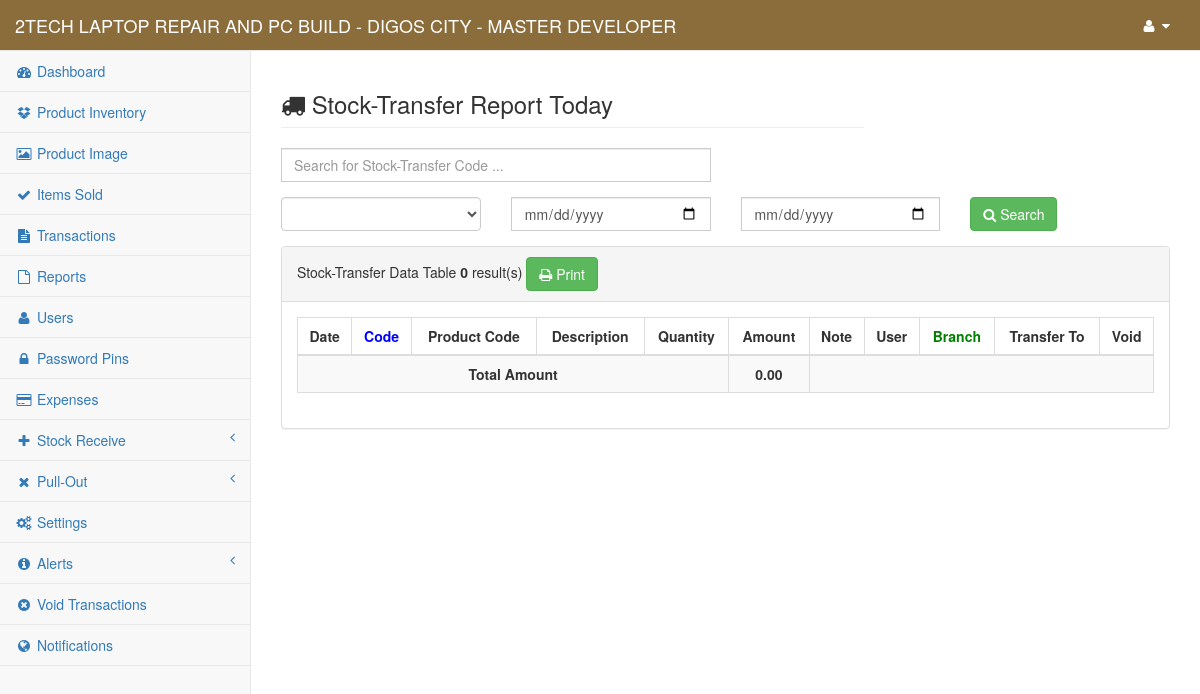
Screenshot of /content/admin/transfer_reports (signed in) with the database file from the repository.
### tables this page shows
CREATE TABLE `gy_my_project` (
  `gy_project` int(1) NOT NULL,
  `gy_project_name` text NOT NULL,
  `gy_project_address` text NOT NULL,
  `gy_system_title` text NOT NULL,
  `gy_year_origin` datetime NOT NULL
);

CREATE TABLE `gy_user` (
  `gy_user_id` int(10) NOT NULL,
  `gy_user_code` varchar(8) NOT NULL,
  `gy_full_name` varchar(255) NOT NULL,
  `gy_username` varchar(50) NOT NULL,
  `gy_password` varchar(100) NOT NULL,
  `gy_user_type` int(5) NOT NULL,
  `gy_user_status` int(1) NOT NULL,
  `gy_branch_id` int(11) NOT NULL
);

### conf/my_project.php (called while the page is built, shortened)
<?php
	include 'conn.php';
	$find_my_data=$link->query("SELECT * From `gy_my_project` Where `gy_project`='1'");
	$my_project_detail=$find_my_data->fetch_array();
	$my_project_name = $my_project_detail['gy_project_name'];
?>

### content/admin/session.php (called while the page is built, shortened)
<?php
    $user_id = $_SESSION['fus_user_id'];
    $identify_user=$link->query("Select * From `gy_user` Where `gy_user_id`='$user_id'");
    $row=$identify_user->fetch_array();
    $user_info = $row['gy_full_name'];
?>

### content/admin/transfer_reports.php (the view, shortened to what this page needs)
<?php
    include("../../conf/function.php");
    include("session.php");
    include("../../conf/my_project.php");
    $my_project_header_title = "Stock-Transfer Report Today";
    $date_now = date("Y-m-d");
    $my_query=$link->query("Select * From `gy_stock_transfer` Where date(`gy_transfer_date`)='$date_now' Order By `gy_transfer_date` DESC");
    $count_results=$my_query->num_rows;
?>
<!DOCTYPE html>
<html lang="en">
    <?php include 'head.php'; ?>
<body>
    <div id="wrapper">
        <?php include 'nav.php'; ?>
        <div id="page-wrapper">
            <div class="row">
                <div class="col-lg-8">
                    <h3 class="page-header"><i class="fa fa-truck"></i> <?php echo $my_project_header_title; ?></h3>
                </div>
                <div class="col-lg-4">
                </div>
            </div>
            <div class="row">
                <div class="col-md-12">
                    <div class="row">
                        <div class="col-md-6">
                            <div class="form-group">
                                <form method="post" enctype="multipart/form-data" action="redirect_manager">
                                    <input type="text" class="form-control" placeholder="Search for Stock-Transfer Code ..." name="transfer_entry_search" style="border-radius: 0px;" autofocus required>
                                </form>
                            </div>
                        </div>
                        <div class="col-md-12">
                            <div class="row">
                                <form method="post" id="my_form" enctype="multipart/form-data" action="redirect_manager">
                                    <div class="col-md-3">
                                        <div class="form-group">
                                            <select class="form-control" name="transfer_branch_search" id="transfer_branch_search" required>
                                                <option></option>
                                                <option value="">All Branch</option>
                                            </select>
                                        </div>
                                    </div>
                                    <div class="col-md-3">
                                        <div class="form-group">
                                            <input type="date" class="form-control" name="transfer_date_search_f" id="transfer_date_search1" style="border-radius: 0px;" required>
                                        </div>
                                    </div>
                                    <div class="col-md-3">
                                        <div class="form-group">
                                            <input type="date" class="form-control" name="transfer_date_search_t" id="transfer_date_search2" style="border-radius: 0px;" required>
                                        </div>
                                    </div>
                                    <div class="col-md-3">
                                        <button type="submit" name="transfer_btn" class="btn btn-success" title="click to search stock transfer data by date ..."><i class="fa fa-search"></i> Search</button>
                                    </div>
                                </form>
                            </div>
                        </div>
                    </div>
                    <div class="panel panel-default">
                        <div class="panel-heading">
                            Stock-Transfer Data Table <b><?php echo 0+$count_results; ?></b> result(s) <a href="print_tsummary?datef=<?php echo date('Y-m-d'); ?>&datet=<?php echo date('Y-m-d'); ?>&mode=date_search" onclick="window.open(this.href, 'mywin',
'left=20,top=20,width=1366,height=768,toolbar=1,resizable=0'); return false;"><button type="button" class="btn btn-success" title="click to print result ..."><i class="fa fa-print"></i> Print</button></a>
                        </div>
                        <div class="panel-body">
                            <div class="table-responsive">
                                <table class="table table-striped table-bordered table-hover">
                                    <thead>
                                        <tr>
                                            <th><center>Date</center></th>
                                            <th style="color: blue;"><center>Code</center></th>
                                            <th><center>Product Code</center></th>
                                            <th><center>Description</center></th>
                                            <th><center>Quantity</center></th>
                                            <th><center>Amount</center></th>
                                            <th><center>Note</center></th>
                                            <th><center>User</center></th>
                                            <th style="color: green;"><center>Branch</center></th>
                                            <th><center>Transfer To</center></th>
                                            <th><center>Void</center></th>
                                        </tr>
                                    </thead>
                                    <tbody>
                                    <?php
                                        $total_amount="";
                                    ?>
                                    <tr>
                                        <td colspan="5"><b><center>Total Amount</center></b></td>
                                        <td><b><center><?php echo @number_format($total_amount,2); ?></center></b></td>
                                        <td colspan="5"></td>
                                    </tr>
                                    </tbody>
                                </table>
                            </div>
                        </div>
                    </div>
                </div>
            </div>
        </div>
    </div>
</body>
</html>

### content/admin/nav.php (shortened to what this page needs)
<nav class="navbar navbar-default navbar-static-top" role="navigation" style="margin-bottom: 0; background-color: #8a6d3b; color: #fff;">
    <div class="navbar-header">
        <a class="navbar-brand" href="index"><span style="text-transform: uppercase; color: #fff;"><?php echo $my_project_name; ?> <?php echo $my_project_title; ?> - <?php echo $user_info ?></span></a>
    </div>
    <div class="full-right">
    <ul class="nav navbar-top-links navbar-right">
        <li class="dropdown">
            <a class="dropdown-toggle" data-toggle="dropdown" id="navi" href="#">
                <i class="fa fa-user fa-fw"></i>  <i class="fa fa-caret-down"></i>
            </a>
        </li>
    </ul>
    </div>
        <?php include("side-panel.php"); ?>
</nav>

### content/admin/nav.php (style rules this page uses)
#navi { color: #fff; }

### rows the page displays
gy_my_project: gy_project_name "2TECH LAPTOP REPAIR AND PC BUILD - DIGOS CITY"
gy_user: gy_full_name "MASTER DEVELOPER"

### other values shown
$my_project_header_title "Stock-Transfer Report Today"
0+$count_results "0"
